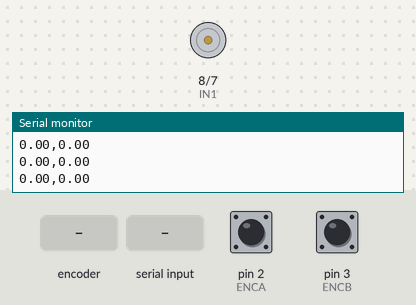
The sketch below on a simulated Arduino Uno, built with avr-gcc and run on an emulated ATmega328P. On the bench: motor-driver pin pairs drawn as motors (green arrow = first pin HIGH = forward, orange = second pin HIGH = backward, longer = more drive, scaled by the enable pin), the last lines printed to the serial monitor. Inputs (shaded band) come from the test bench; at power-on: pin 2 (ENCA) HIGH, pin 3 (ENCB) HIGH.

Above: at 1.2 s.
1.3 s: rotary encoder on pin 2 (ENCA) / pin 3 (ENCB) turned 1 step (first pin leading)
At 2.3 s:
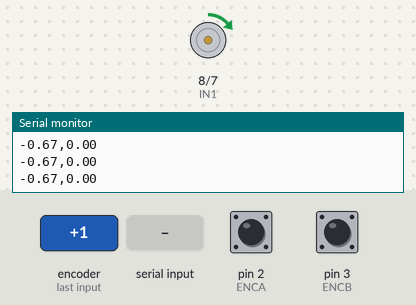
4.5 s: "90,45\n" received over Serial
At 4.56 s:
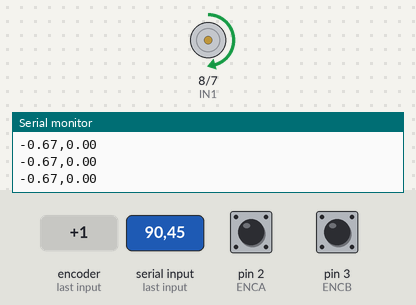
7.5 s: "30,150\n" received over Serial
At 8.5 s:
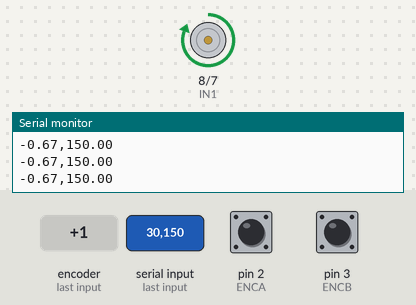
Timing chart, 0 to 10.5 s (numbered marks = the images above; inputs shaded):
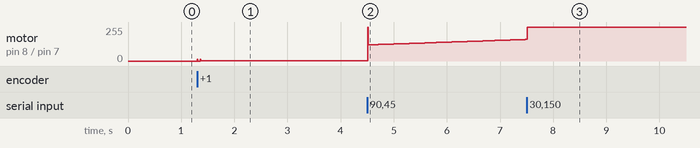

Measured:
- after the input at 1.3 s, motor on pin 8 (IN1) / pin 7 (IN2): stopped → forward 1/255 at once

The sketch:

motor_pid.ino
```cpp
unsigned long lastPIDTime = 0;
const unsigned long pidInterval = 10; // fixed PID update rate
long commandID = 0; // a fixed ID per instruction, so that serial logging has a way to identify which action was instructed

unsigned long lastPrintTime = 0;
const unsigned long printInterval = 100; // milliseconds between prints

volatile long pulseCount = 0; // Positive pulse count means CCW rotation

// define constants based on wiring. Default is CCW
const int IN1 = 8; // determine direction. IN1 = HIGH, IN2 = LOW means CCW
const int IN2 = 7; // determine direction. IN1 = LOW, IN2 = HIGH means CW
const int ENA = 9; // 9 is interupt-capable on arudino, will use for PWM to control speed

// pins 2 and 3 are interupt capable (they can interupt the loop and read multiple times instead of waiting for another loop)
const int ENCA = 2; // YELLOW encoder Signal A.
const int ENCB = 3; // WHITE encoder Signal B.
const float countsPerRev = 1080; //2*540 based on observed counting on leading and falling edge


// ---------- MODEL PARAMETERS -----------------------
// Friction corrections
float tolerance = 2.8;
float friction = 30; // added a fixed bias in the direction of travel. active outside the tolerance region
float Kp = 2.0;
float Ki = 0.3;
float Kd = 0.4;


// initialize out of scope variables
float integral = 0;
float lastError = 0;
float currentAngle = 0.001; // Angle set by typing in computer. Need to define out of scope
float output = 0; // PID output. Need to define out of scope
float targetAngle = 0;

// countPulse function. This will trigger this fcn anytime A changes
void countPulse(){
  if (digitalRead(ENCA) == digitalRead(ENCB)){ // confirmed empirically, this direction increases pulseCount
      pulseCount++;
  } else {
    pulseCount--;
  }
}

void setup() {
  // put your setup code here, to run once:
  Serial.begin(9600); // baud rate matches serial monitor of computer

  // set input pins to read from encoder
  pinMode(ENCA,INPUT_PULLUP); //(PULLUP makes sure the value is never noise, just for saftey)
  pinMode(ENCB, INPUT_PULLUP);

  // set output pins to use to control the motor
  pinMode(IN1, OUTPUT);
  pinMode(IN2, OUTPUT);
  pinMode(ENA, OUTPUT);

  attachInterrupt(digitalPinToInterrupt(ENCA), countPulse, CHANGE); //run countPulse when ENCA changes
  lastPIDTime = millis(); // initialize t = 0
}

void loop() {
  // put your main code here, to run repeatedly:
  if (Serial.available()){ // only get the number typed into the computer if something was typed, otherwise don't

    if (Serial.peek() == 'P') { // 'P' query: report current constants instead of a new target
      Serial.readStringUntil('\n'); // wait for the full "P\n" so a split read can't leave the trailing '\n' to be misread as a target command
      Serial.print("PARAMS,");
      Serial.print(Kp);
      Serial.print(",");
      Serial.print(Ki);
      Serial.print(",");
      Serial.print(Kd);
      Serial.print(",");
      Serial.print(friction);
      Serial.print(",");
      Serial.println(tolerance);
    } else {
      float newTarget = Serial.parseFloat();
      while(Serial.available()) Serial.read(); // force to read all characters typed in so that there isn't leftover
      // reset integral and error when new target
      if (newTarget != targetAngle) {
        integral = 0;
        lastError = 0;
      }
      targetAngle = newTarget;
      commandID++;
    }
  }

  unsigned long now = millis();

  if (now - lastPIDTime >= pidInterval){
    float dt = (now - lastPIDTime) / 1000.0; // time elapsed in seconds
    lastPIDTime = now; // reset error variable

    // find the PID output
    currentAngle = (pulseCount / countsPerRev) * 360; // 0 degrees set to wherever the motor starts
    float error = targetAngle - currentAngle; // positive when target is greater than current angle

    // only adjust integral term if not at full speed
    if (output < 255 && output > -255){
      integral += error * dt; // adjust integral term
    }

    float derivative = (error - lastError) / dt; // adjust derivative term
    output = Kp * error + Ki * integral + Kd * derivative;
    if (fabs(error) > tolerance){ // Static friction compensation term
      output += (output > 0 ? friction : - friction);
    }
    output = constrain(output,-255,255); // make sure output lands in between -255, and 255

    // determine the direction of rotation
    if (output > 0){ // CCW Rotation
      digitalWrite(IN1,HIGH);
      digitalWrite(IN2,LOW);
    } else { // CW Rotation
      digitalWrite(IN1,LOW);
      digitalWrite(IN2,HIGH);
    }

    // reset error variables
    lastError = error;
    analogWrite(ENA,abs(output)); //set PWM value based on the output
  }

  // // print outputs to serial
  // if (now - lastPrintTime >= printInterval){ // delay the printing so it's easier to see
  //   Serial.print(commandID);
  //   Serial.print(",");
  //   Serial.print(now);
  //   Serial.print(",");
  //   Serial.print(currentAngle);
  //   Serial.print(",");
  //   Serial.println(targetAngle);
  //   lastPrintTime = now;
  // }


// Alternate testing printing
    if (now - lastPrintTime >= printInterval){ // delay the printing so it's easier to see
    Serial.print(currentAngle);
    Serial.print(",");
    Serial.println(targetAngle);
    lastPrintTime = now;
 }


}
```
